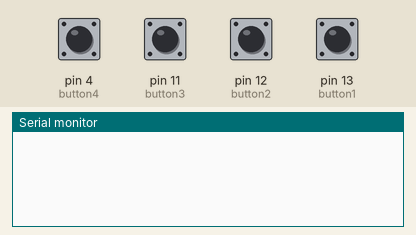
Recording of a sketch running on a simulated Arduino Uno, built with avr-gcc and run on an emulated ATmega328P. Parts: the last lines printed to the serial monitor. Inputs (shaded band) come from the test bench; at power-on: pin 4 (button4), pin 11 (button3), pin 12 (button2), pin 13 (button1) HIGH.

Above: at 1.2 s.
1.3 s: pin 4 (button4) pulled LOW for 0.15 s
At 1.6 s:
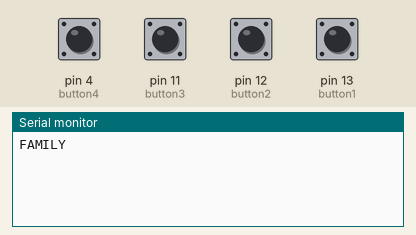
2.9 s: pin 11 (button3) pulled LOW for 0.15 s
At 4.0 s:
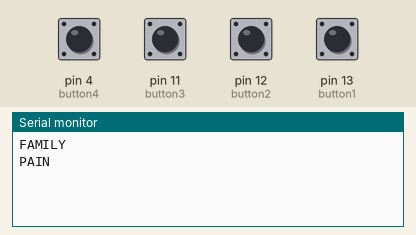
4.5 s: pin 12 (button2) pulled LOW for 0.15 s
At 5.2 s:
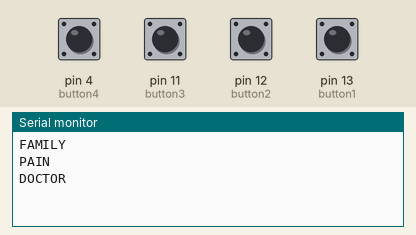
6.1 s: pin 13 (button1) pulled LOW for 0.15 s
At 6.5 s:
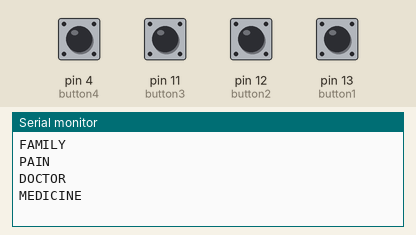

The sketch:

voice_assistant.ino
```cpp
int button1 = 13;
int button2 = 12;
int button3 = 11;
int button4 = 4;

void setup() {
  pinMode(button1, INPUT_PULLUP);
  pinMode(button2, INPUT_PULLUP);
  pinMode(button3, INPUT_PULLUP);
  pinMode(button4, INPUT_PULLUP);

  Serial.begin(9600);
}

void loop() {
  if (digitalRead(button1) == LOW) {
    Serial.println("MEDICINE");
    delay(500);
  }
  if (digitalRead(button2) == LOW) {
    Serial.println("DOCTOR");
    delay(500);
  }
  if (digitalRead(button3) == LOW) {
    Serial.println("PAIN");
    delay(500);
  }
  if (digitalRead(button4) == LOW) {
    Serial.println("FAMILY");
    delay(500);
  }
}
```

Measured:
- after the input at 1.3 s, the serial monitor: prints a new line at once (image 1)
- after the input at 2.9 s, the serial monitor: prints a new line at once (image 2)
- after the input at 4.5 s, the serial monitor: prints a new line at once (image 3)
- after the input at 6.1 s, the serial monitor: prints a new line at once (image 4)
